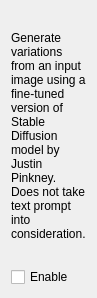
                    <widget class="QWidget" name="image_variation_widget">
                     <property name="geometry">
                      <rect>
                       <x>0</x>
                       <y>0</y>
                       <width>93</width>
                       <height>298</height>
                      </rect>
                     </property>
                     <attribute name="label">
                      <string>Image Variation</string>
                     </attribute>
                     <layout class="QVBoxLayout" name="verticalLayout_29">
                      <item>
                       <widget class="QLabel" name="image_variations_pixmap">
                        <property name="text">
                         <string/>
                        </property>
                       </widget>
                      </item>
                      <item>
                       <widget class="QLabel" name="img2img_image_variation_label">
                        <property name="sizePolicy">
                         <sizepolicy hsizetype="Preferred" vsizetype="Minimum">
                          <horstretch>0</horstretch>
                          <verstretch>0</verstretch>
                         </sizepolicy>
                        </property>
                        <property name="text">
                         <string>Generate variations from an input image using a fine-tuned version of Stable Diffusion model by Justin Pinkney. Does not take text prompt into consideration.</string>
                        </property>
                        <property name="alignment">
                         <set>Qt::AlignLeading|Qt::AlignLeft|Qt::AlignTop</set>
                        </property>
                        <property name="wordWrap">
                         <bool>true</bool>
                        </property>
                       </widget>
                      </item>
                      <item>
                       <spacer name="verticalSpacer_6">
                        <property name="orientation">
                         <enum>Qt::Vertical</enum>
                        </property>
                        <property name="sizeHint" stdset="0">
                         <size>
                          <width>20</width>
                          <height>5</height>
                         </size>
                        </property>
                       </spacer>
                      </item>
                      <item>
                       <widget class="QCheckBox" name="img2img_image_variation_checkbox">
                        <property name="text">
                         <string>Enable</string>
                        </property>
                        <property name="autoExclusive">
                         <bool>false</bool>
                        </property>
                       </widget>
                      </item>
                     </layout>
                    </widget>
